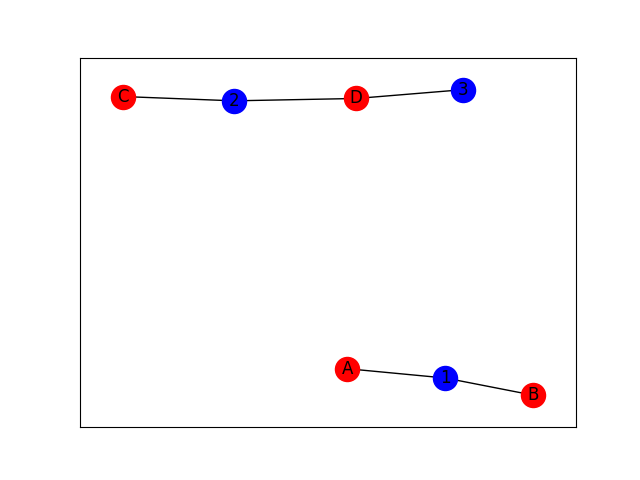

Generate this figure with Python:
import networkx as nx
import matplotlib.pyplot as plt

# Create a bipartite graph with 6 nodes and 5 edges
G = nx.Graph()
G.add_nodes_from(['A', 'B', 'C', 'D'], bipartite=0)
G.add_nodes_from([1, 2, 3], bipartite=1)
G.add_edges_from([('A', 1), ('B', 1), ('C', 2), ('D', 3), ('D', 2)])

# Draw the graph using NetworkX and Matplotlib
pos = nx.spring_layout(G)
top_nodes = {'A', 'B', 'C', 'D'}
bottom_nodes = set(G) - top_nodes
nx.draw_networkx_nodes(G, pos, nodelist=top_nodes, node_color='r')
nx.draw_networkx_nodes(G, pos, nodelist=bottom_nodes, node_color='b')
nx.draw_networkx_edges(G, pos)
nx.draw_networkx_labels(G, pos)
plt.show()
